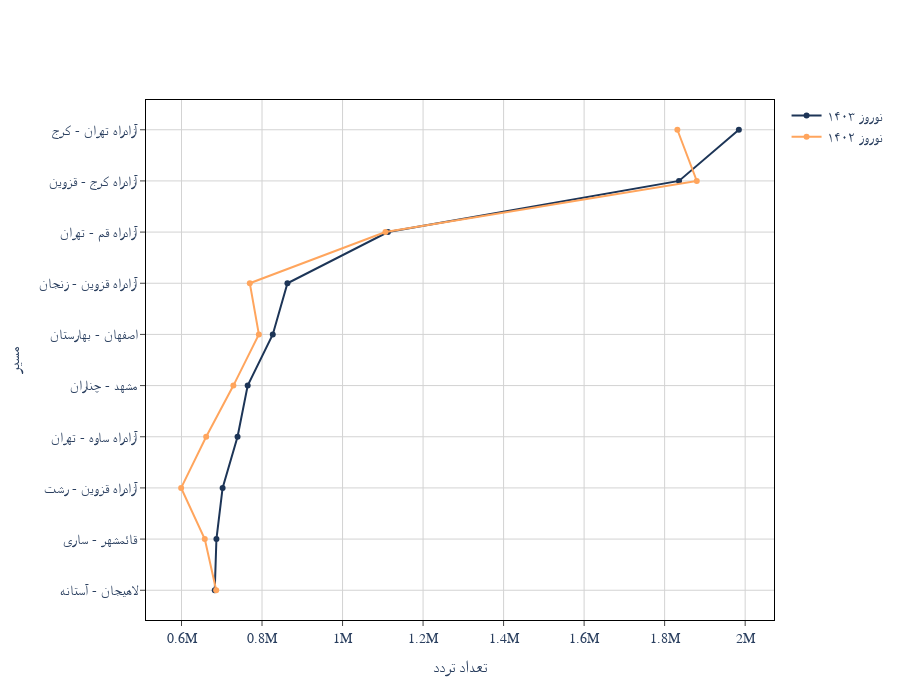

Source (notebook cell):
### Code cell
# دادهها
routes = [
    "آزادراه تهران - کرج",
    "آزادراه کرج - قزوین",
    "آزادراه قم - تهران",
    "آزادراه قزوین - زنجان",
    "اصفهان - بهارستان",
    "مشهد - چناران",
    "آزادراه ساوه - تهران",
    "آزادراه قزوین - رشت",
    "قائمشهر - ساری",
    "لاهیجان - آستانه"
]

data_1402 = [1831596, 1879831, 1106501, 769632, 792157, 728831, 661258, 599106, 657770, 686160]
data_1403 = [1984331, 1835724, 1112769, 863136, 826690, 764379, 739177, 702079, 686727, 682565]

# نمودار میلهای افقی
fig = go.Figure()

fig.add_trace(go.Scatter(
    y=routes,
    x=data_1403,
    name='نوروز ۱۴۰۳',
    orientation='h',
    marker_color='#1d3557'
))

fig.add_trace(go.Scatter(
    y=routes,
    x=data_1402,
    name='نوروز ۱۴۰۲',
    orientation='h',
    marker_color='#FFA55D'
))

fig.update_layout(
    xaxis=dict(
        title_standoff=25,
        mirror=True,
        ticks='outside',
        showline=True,
        linecolor='black',
        gridcolor='lightgray'
    ),
    yaxis=dict(
        title_standoff=25,
        mirror=True,
        ticks='outside',
        showline=True,
        linecolor='black',
        gridcolor='lightgray'
    )
)

fig.update_layout(
    font=dict(
        family='Yas',  # Use a Persian font
        size=14,
    ),
    title_x=0.5,  # Center title
    xaxis=dict(
        title_font=dict(size=16),
        tickfont=dict(size=14)
    ),
    yaxis=dict(
        autorange="reversed",
        title_font=dict(size=16),
        tickfont=dict(size=14)
    )
)

# تنظیمات نمودار
fig.update_layout(
    xaxis_title='تعداد تردد',
    yaxis_title='مسیر',
    barmode='group',
    font=dict(family="Yas", size=14),
    height=700,
    template='plotly_white',
    bargap=0.3,  # Gap between bars of different classes
    bargroupgap=0.1,
)

fig.show()

### Figure 1 — Plotly figure (JSON) as saved in the notebook; plotly's stock layout.template omitted (floating-point values rounded to 4 significant figures)
{"data": [{"marker": {"color": "#1d3557"}, "name": "نوروز ۱۴۰۳", "orientation": "h", "type": "scatter", "x": [1984331, 1835724, 1112769, 863136, 826690, 764379, 739177, 702079, 686727, 682565], "y": ["آزادراه تهران - کرج", "آزادراه کرج - قزوین", "آزادراه قم - تهران", "آزادراه قزوین - زنجان", "اصفهان - بهارستان", "مشهد - چناران", "آزادراه ساوه - تهران", "آزادراه قزوین - رشت", "قائمشهر - ساری", "لاهیجان - آستانه"]}, {"marker": {"color": "#FFA55D"}, "name": "نوروز ۱۴۰۲", "orientation": "h", "type": "scatter", "x": [1831596, 1879831, 1106501, 769632, 792157, 728831, 661258, 599106, 657770, 686160], "y": ["آزادراه تهران - کرج", "آزادراه کرج - قزوین", "آزادراه قم - تهران", "آزادراه قزوین - زنجان", "اصفهان - بهارستان", "مشهد - چناران", "آزادراه ساوه - تهران", "آزادراه قزوین - رشت", "قائمشهر - ساری", "لاهیجان - آستانه"]}], "layout": {"bargap": 0.3, "bargroupgap": 0.1, "barmode": "group", "font": {"family": "Yas", "size": 14}, "height": 700, "title": {"x": 0.5}, "xaxis": {"gridcolor": "lightgray", "linecolor": "black", "mirror": true, "showline": true, "tickfont": {"size": 14}, "ticks": "outside", "title": {"text": "تعداد تردد"}}, "yaxis": {"autorange": "reversed", "gridcolor": "lightgray", "linecolor": "black", "mirror": true, "showline": true, "tickfont": {"size": 14}, "ticks": "outside", "title": {"text": "مسیر"}}}}
